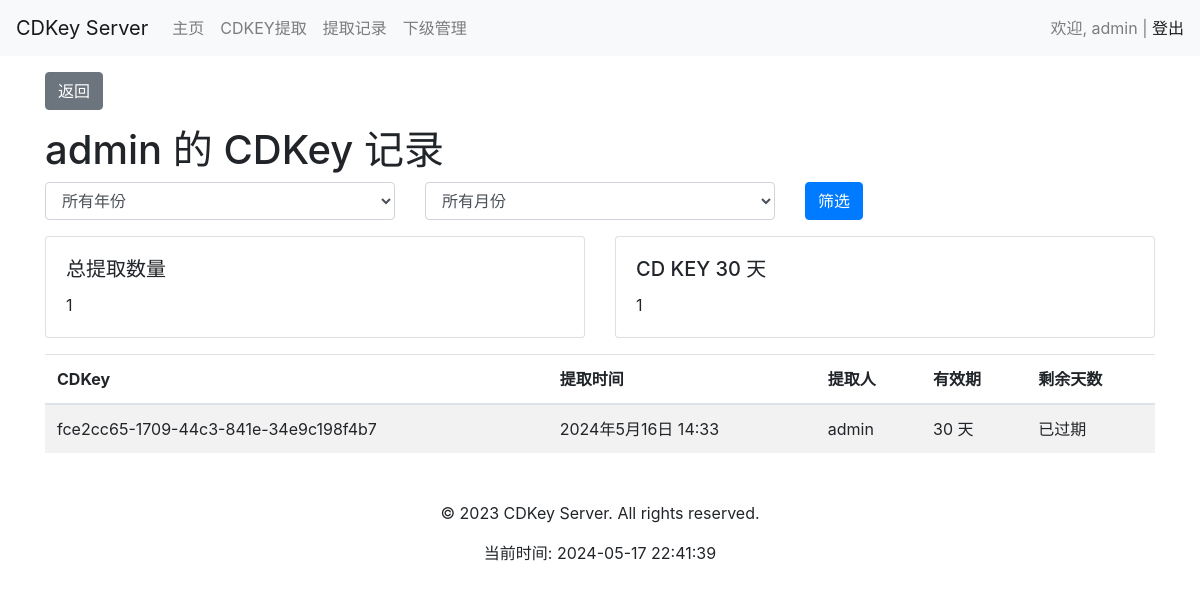
Before: /user/subordinate/3/cdkey_record/ (signed in) with the older database file.
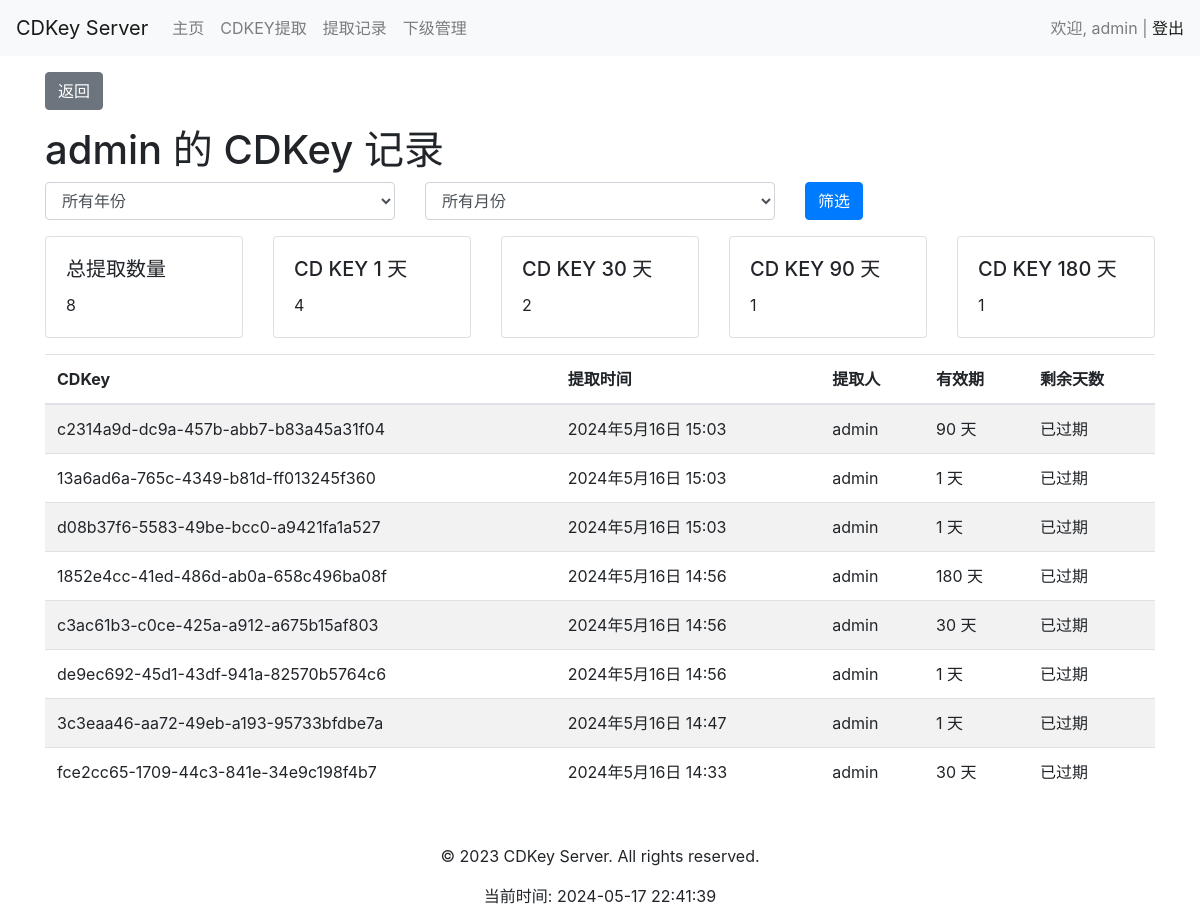
After: the same page with the newer database file.
### user/models.py (models this page shows, shortened)
class CDKey(models.Model):
    VALIDITY_CHOICES = [
        (1, '1 天'),
        (30, '30 天'),
        (90, '90 天'),
        (180, '180 天'),
        (365, '365 天'),
        (730, '730 天'),
    ]
    key = models.CharField(max_length=255, unique=True)
    created_at = models.DateTimeField(auto_now_add=True)
    expires_at = models.DateTimeField()
    created_by = models.ForeignKey('User', on_delete=models.CASCADE, related_name='created_cdkeys')
    used_by = models.ForeignKey('User', on_delete=models.CASCADE, related_name='used_cdkeys', null=True, blank=True)
    used_at = models.DateTimeField(null=True, blank=True)
    validity_days = models.IntegerField(choices=VALIDITY_CHOICES, default=1)
    is_used_field = models.BooleanField(default=False, verbose_name="是否已使用")

class User(AbstractUser):
    USER_TYPE_CHOICES = (
        (1, '管理员'),
        (2, '一级代理'),
        (3, '二级代理'),
    )
    ROLE_CHOICES = (
        ('admin', '管理员'),
        ('agent', '代理'),
    )
    superior = models.ForeignKey('self', on_delete=models.SET_NULL, null=True, blank=True, related_name='subordinates', verbose_name='上级')
    role = models.CharField(max_length=50, choices=ROLE_CHOICES, default='agent', verbose_name='角色')
    user_type = models.SmallIntegerField(choices=USER_TYPE_CHOICES, default=3, verbose_name='用户类型')
    is_active = models.BooleanField(default=True,verbose_name='是否激活')
    monthly_quota = models.IntegerField(default=0,verbose_name='月度配额')
    day_quota = models.IntegerField(default=0, verbose_name='日配额')
    quota_updated_at = models.DateField(auto_now_add=True)
    class Meta:
        db_table = 'user'

### user/views.py (the view)
# urls.py: path('subordinate/<int:subordinate_id>/cdkey_record/', views.subordinate_cdkey_record, name='subordinate_cdkey_record'),
@login_required
def subordinate_cdkey_record(request, subordinate_id):
    subordinate = get_object_or_404(User, id=subordinate_id, superior=request.user)
    months = list(range(1, 13))
    if request.method == 'POST':
        month = request.POST.get('month')
        year = request.POST.get('year')
        query = Q(created_by=subordinate)
        if month and year:
            query &= Q(created_at__year=year, created_at__month=month)
        elif year:
            query &= Q(created_at__year=year)
        records = CDKey.objects.filter(query).order_by('-created_at')
    else:
        records = CDKey.objects.filter(created_by=subordinate).order_by('-created_at')
    current_year = date.today().year
    years = range(current_year, current_year - 10, -1)
    from django.db.models.functions import Now
    from django.db.models import ExpressionWrapper, F, fields
    records = records.annotate(
        remaining_days=ExpressionWrapper(
            F('expires_at') - Now(),
            output_field=fields.DurationField()
        )
    )
    validity_days_distribution = records.values('validity_days').annotate(count=Count('id')).order_by('validity_days')
    validity_days_distribution = {
        distribution['validity_days']: distribution['count']
        for distribution in validity_days_distribution
    }
    summary = {
        'total': records.count(),
        'validity_days_distribution': validity_days_distribution,
    }
    context = {
        'subordinate': subordinate,
        'months': months,
        'records': records,
        'current_year': current_year,
        'years': years,
        'summary': summary,
    }
    return render(request, 'user/subordinate_cdkey_record.html', context)

### user/templates/user/subordinate_cdkey_record.html (shortened to what this page needs)
{% extends 'base.html' %}
{% block content %}
<h1>{{ subordinate.username }} 的 CDKey 记录</h1>
<form method="post">
    <div class="row mb-3">
        <div class="col">
            <select name="year" class="form-control">
                <option value="">所有年份</option>
            </select>
        </div>
        <div class="col">
            <select name="month" class="form-control">
    <option value="">所有月份</option>
</select>
        </div>
        <div class="col">
            <button type="submit" class="btn btn-primary">筛选</button>
        </div>
    </div>
</form>
<div class="row mb-3">
    <div class="col">
        <div class="card">
            <div class="card-body">
                <h5 class="card-title">总提取数量</h5>
                <p class="card-text">{{ summary.total }}</p>
            </div>
        </div>
    </div>
    {% for days, count in summary.validity_days_distribution.items %}
    <div class="col">
        <div class="card">
            <div class="card-body">
                <h5 class="card-title">CD KEY {{ days }} 天</h5>
                <p class="card-text">{{ count }}</p>
            </div>
        </div>
    </div>
    {% endfor %}
</div>
<table class="table table-striped">
    <thead>
        <tr>
            <th>CDKey</th>
            <th>提取时间</th>
            <th>提取人</th>
            <th>有效期</th>
            <th>剩余天数</th>
        </tr>
    </thead>
    <tbody>
        {% for record in records %}
        <tr>
            <td>{{ record.key }}</td>
            <td>{{ record.created_at }}</td>
            <td>{{ record.created_by.username }}</td>
            <td>{{ record.validity_days }} 天</td>
            <td>
                {% if record.remaining_days.days < 0 %}
                    已过期
                {% else %}
                    {{ record.remaining_days.days }} 天
                {% endif %}
            </td>
        </tr>
        {% endfor %}
    </tbody>
</table>
{% endblock content %}

Changed rows visible on the page:
added CDKey: key "c2314a9d-dc9a-457b-abb7-b83a45a31f04", created_at "2024年5月16日 15:03", created_by.username "admin", validity_days "90", shows "已过期"
added CDKey: key "13a6ad6a-765c-4349-b81d-ff013245f360", created_at "2024年5月16日 15:03", created_by.username "admin", validity_days "1", shows "已过期"
added CDKey: key "d08b37f6-5583-49be-bcc0-a9421fa1a527", created_at "2024年5月16日 15:03", created_by.username "admin", validity_days "1", shows "已过期"
added CDKey: key "1852e4cc-41ed-486d-ab0a-658c496ba08f", created_at "2024年5月16日 14:56", created_by.username "admin", validity_days "180", shows "已过期"
added CDKey: key "c3ac61b3-c0ce-425a-a912-a675b15af803", created_at "2024年5月16日 14:56", created_by.username "admin", validity_days "30", shows "已过期"
added CDKey: key "de9ec692-45d1-43df-941a-82570b5764c6", created_at "2024年5月16日 14:56", created_by.username "admin", validity_days "1", shows "已过期"
added CDKey: key "3c3eaa46-aa72-49eb-a193-95733bfdbe7a", created_at "2024年5月16日 14:47", created_by.username "admin", validity_days "1", shows "已过期"
Other visible differences:
{{ summary.total }}: "1" → "8"
new list line: "CD KEY 1 天 4"
new list line: "CD KEY 30 天 2"
new list line: "CD KEY 90 天 1"
new list line: "CD KEY 180 天 1"
list line gone: "CD KEY 30 天 1"
